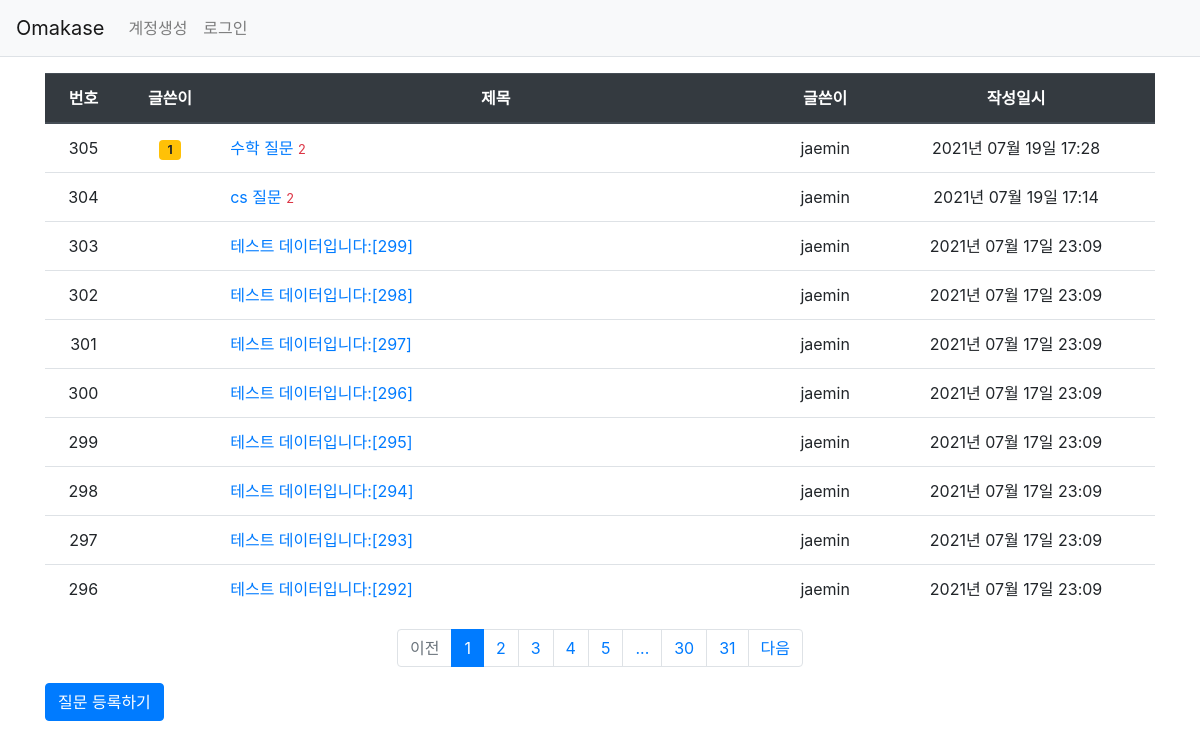
Page /question/list/ on the earlier database version.
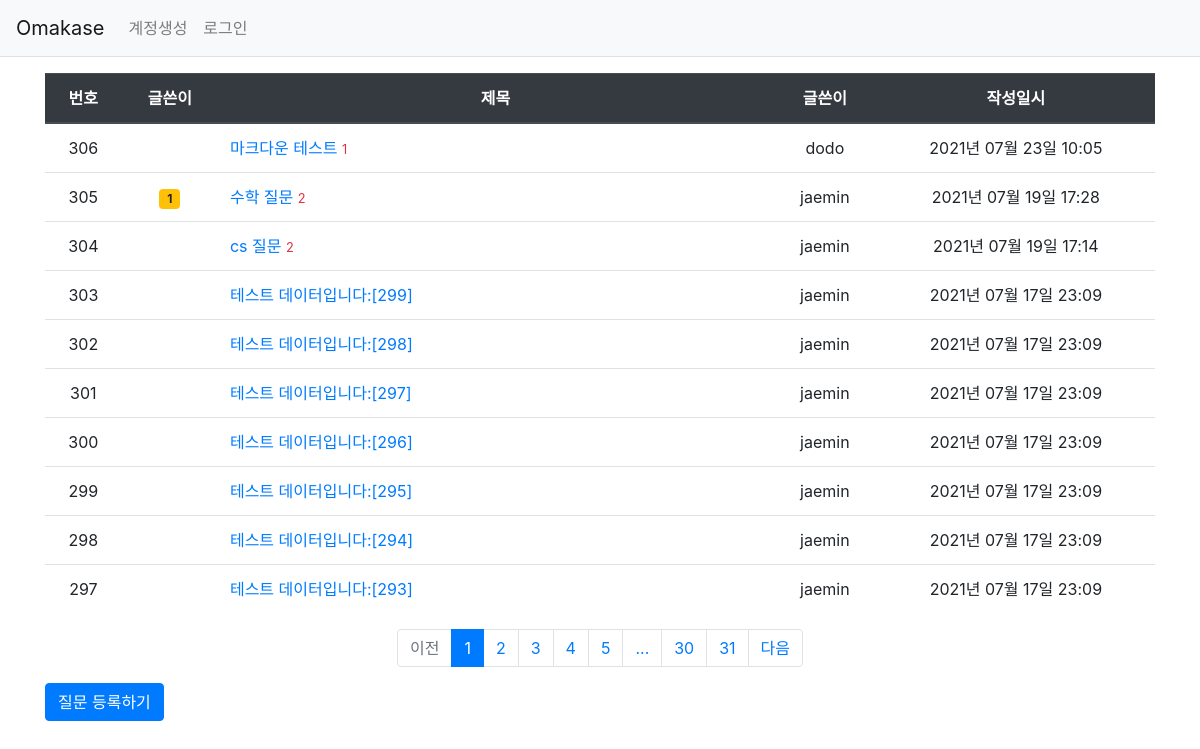
Same page on the later database version.
### pybo/models.py (models this page shows)
class Question(db.Model):
    id = db.Column(db.Integer, primary_key=True)
    subject = db.Column(db.String(200), nullable=False)
    content = db.Column(db.Text(), nullable=False)
    create_date = db.Column(db.DateTime(), nullable=False)
    user_id = db.Column(db.Integer, db.ForeignKey('user.id', ondelete='CASCADE'), nullable=False)
    user = db.relationship('User', backref=db.backref('question_set'))
    modify_date = db.Column(db.DateTime(), nullable=True)
    voter = db.relationship('User', secondary=question_voter, backref=db.backref('question_voter_set'))

class User(db.Model):
    id = db.Column(db.Integer, primary_key=True)
    username = db.Column(db.String(150), unique=True, nullable=False)
    password = db.Column(db.String(200), nullable=False)
    email = db.Column(db.String(120), unique=True, nullable=False)

### pybo/views/question_views.py (the view)
@bp.route('/list/')
def _list():
    page = request.args.get('page', type=int, default=1)
    question_list = Question.query.order_by(Question.create_date.desc())
    question_list = question_list.paginate(page, per_page=10)
    return render_template('question/question_list.html', question_list=question_list)

### pybo/filter.py (called while the page is built)
def format_datetime(value, fmt='%Y년 %m월 %d일 %H:%M'):
    return value.strftime(fmt)

### pybo/views/auth_views.py (called while the page is built)
@bp.before_app_request
def load_logged_in_user():
    user_id = session.get('user_id')
    if user_id is None:
        g.user = None
    else:
        g.user = User.query.get(user_id)

### pybo/templates/question/question_list.html
{% extends 'base.html' %}
{% block content %}
<div class="container my-3">
    <table class="table">
        <thead>
        <tr class="text-center thead-dark">
            <th>번호</th>
            <th>글쓴이</th>
            <th style="width:50%">제목</th>
            <th>글쓴이</th>
            <th>작성일시</th>
        </tr>
        </thead>
        <tbody>
        {% if question_list %}
        {% for question in question_list.items %}
        <tr class="text-center">
            <td>{{ question_list.total - ((question_list.page-1) * question_list.per_page) - loop.index0 }}</td>
            <td>
                {% if question.voter|length > 0 %}
                <span class="badge badge-warning px-2 py-1">{{ question.voter|length }}</span>
                {% endif %}
            </td>
            <td class="text-left">
                <a href="{{ url_for('question.detail', question_id=question.id) }}">{{ question.subject }}</a>
                {% if question.answer_set|length > 0 %}
                <span class="text-danger small m1-2">{{ question.answer_set|length }}</span>
                {% endif %}
            </td>
            <td>{{ question.user.username }}</td>
            <td>{{ question.create_date|datetime }}</td>
        </tr>
        {% endfor %}
        {% else %}
        <tr>
            <td colspan="3">질문이 없습니다.</td>
        </tr>
        {% endif %}
        </tbody>
    </table>
    <ul class="pagination justify-content-center">
        {% if question_list.has_prev %}
        <li class="page-item">
            <a class="page-link" href="?page={{ question_list.prev_num }}">이전</a>
        </li>
        {% else %}
        <li class="page-item disabled">
            <a class="page-link" tabindex="-1" aria-disabled="true" href="#">이전</a>
        </li>
        {% endif %}
        {% for page_num in question_list.iter_pages() %}
            {% if page_num %}
                {% if page_num != question_list.page %}
                <li class="page-item">
                    <a class="page-link" href="?page={{ page_num }}">{{ page_num }}</a>
                </li>
                {% else %}
                <li class="page-item active" aria-current="page">
                    <a class="page-link" href="#">{{ page_num }}</a>
                </li>
                {% endif %}
           {% else %}
                <li class="disabled">
                    <a class="page-link" href="#">...</a>
                </li>
           {% endif %}
        {% endfor %}
        {% if question_list.has_next %}
        <li class="page-item">
            <a class="page-link" href="?page={{ question_list.next_num }}">다음</a>
        </li>
        {% else %}
        <li class="page-item disabled">
            <a class="page-link" tabindex="-1" aria-disabled="true" href="#">다음</a>
        </li>
        {% endif %}
    </ul>
    <a href="{{ url_for('question.create') }}" class="btn btn-primary">질문 등록하기</a>
</div>
{% endblock %}

### pybo/templates/base.html (shortened to what this page needs)
<!doctype html>
<html lang="ko">
<head>
    <link rel="stylesheet" href="{{ url_for('static', filename='bootstrap.min.css') }}">
    <link rel="stylesheet" href="{{ url_for('static', filename='style.css') }}">
</head>
<body>
{% include "navbar.html" %}
{% block content %}
{% endblock %}
</body>
</html>

### pybo/templates/navbar.html (shortened to what this page needs)
<nav class="navbar navbar-expand-lg navbar-light bg-light border-bottom">
    <a class="navbar-brand" href="{{ url_for('main.index') }}">Omakase</a>
    <div class="collapse navbar-collapse flex-grow-0" id="navbarNav">
        {% if g.user %}
        <ul class="navbar-nav">
            <li class="nav-item">
                <a class="nav-link" href="{{ url_for('auth.logout') }}">{{ g.user.username }} (로그아웃)</a>
            </li>
        </ul>
        {% else %}
        <ul class="navbar-nav">
            <li class="nav-item ">
                <a class="nav-link" href="{{ url_for('auth.signup')  }}">계정생성</a>
            </li>
            <li class="nav-item ">
                <a class="nav-link" href="{{ url_for('auth.login') }}">로그인</a>
            </li>
        </ul>
        {% endif %}
    </div>
</nav>

Differences in the rows shown:
no longer on this page (row unchanged): Question: total "296", subject "테스트 데이터입니다:[292]", user.username "jaemin", create_date "2021년 07월 17일 23:09"
added Question: total "306", subject "마크다운 테스트", answer_set|length "1", user.username "dodo", create_date "2021년 07월 23일 10:05"
